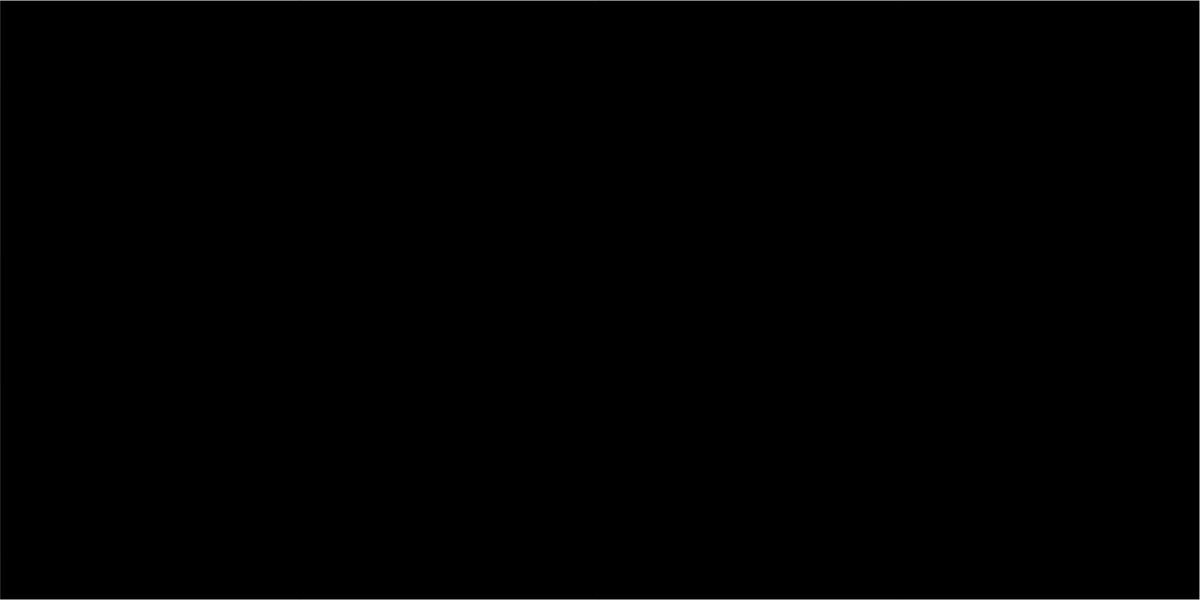
Frame 1 (no input)
Frame 60 (no input): identical to frame 1, image omitted
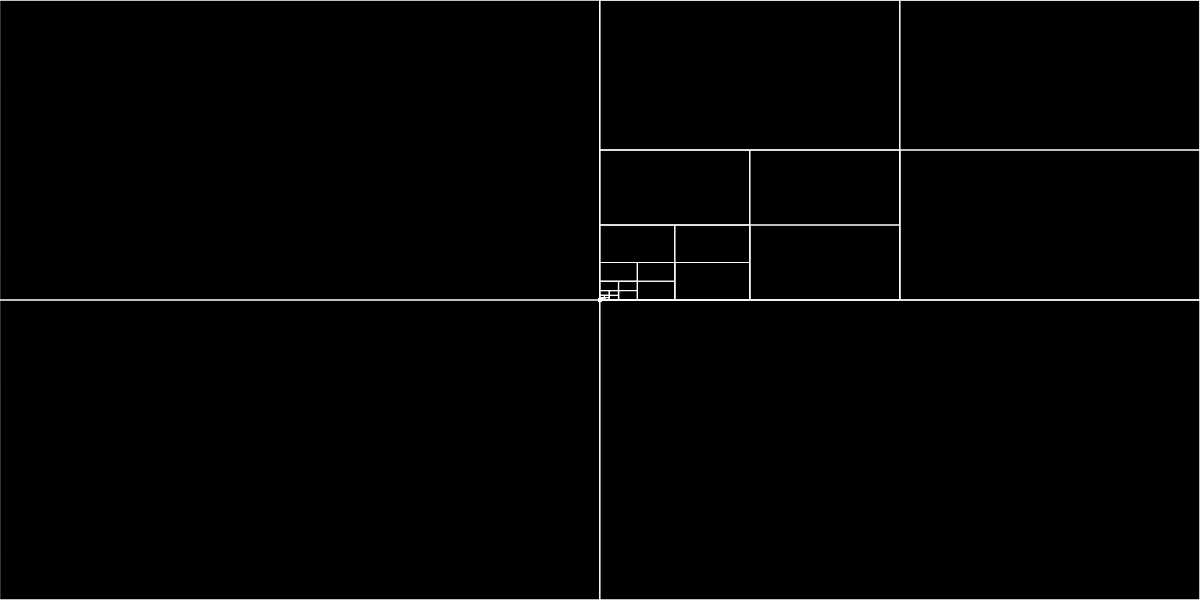
Frame 120 (the mouse pressed at the canvas centre since frame 60)

The p5.js sketch that drew these frames (run headless with seeded random() and noise() and a simulated clock; from frame 60 on, the mouse is pressed at the canvas centre):

// p5.js sketch
// ── sketch.js
let qTree;
let countPoints;

function setup() {
  // put setup code here
  createCanvas(1200,600);


  let boundary = new Rectangle(600,300,600,300);
  qTree = new QuadTree(boundary, 10);

  // Random point generation
  /*
  for (let i = 0; i < 500; i++){
    let p = new Point(random(width), random(height));
    //console.log(p)
    qTree.insert(p)
  }
  */

}

function draw() {
  // put drawing code here
  if (mouseIsPressed) {
    let m = new Point(mouseX, mouseY);
    qTree.insert(m);
    countPoints++;
    console.log(countPoints);
  }
  background(0);
  qTree.show();
}
// ── QuadTree.js
class Point {
    constructor(x,y) {
        this.x = x;
        this.y = y;
    }
}

class Rectangle {
    // x,y are the center of the square
    // halfW, halfH is half the width or half the height
    constructor(x,y,halfW,halfH) {
        this.x = x;
        this.y = y;
        this.halfW = halfW;
        this.halfH = halfH;
    }

    contains(point){
        // return true if inside this rectangle
        return(point.x >= this.x - this.halfW &&
            point.x <= this.x + this.halfW &&
            point.y >= this.y - this.halfH &&
            point.y <= this.y + this.halfH);
    }
}

class QuadTree {
    constructor (boundary, n) {
        this.boundary = boundary;
        this.capacity = n
        this.points = [];
        this.divided = false;
    }

    insert(point) {

        if (!this.boundary.contains(point)) {
            return false;
        }

        if(this.points.length < this.capacity){
            this.points.push(point);
            return true;
        } else {
            if (!this.divided) {
                this.subdivide();
                this.divided = true;
            }
            if (this.northeast.insert(point)) {
                return true;
            } else if (this.northwest.insert(point)){
                return true;
            } else if (this.southeast.insert(point)){
                return true;
            } else if (this.southwest.insert(point)) {
                return true;
            }
        }
    }

    subdivide(){
        let x = this.boundary.x
        let y = this.boundary.y
        let halfW = this.boundary.halfW
        let halfH = this.boundary.halfH
    
        let ne = new Rectangle(x + halfW/2, y - halfH/2, halfW/2, halfH / 2)
        this.northeast = new QuadTree(ne,this.capacity);        
        let nw = new Rectangle(x - halfW /2, y - halfH/2, halfW/2, halfH / 2)
        this.northwest = new QuadTree(nw, 4);        
        let se = new Rectangle(x + halfW /2, y + halfH/2, halfW/2, halfH / 2)
        this.southeast = new QuadTree(se, 4);        
        let sw = new Rectangle(x - halfW /2, y + halfH/2, halfW/2, halfH / 2)
        this.southwest = new QuadTree(sw, 4);        

    }

    show(){
        stroke(255);
        strokeWeight(1);
        noFill();
        rectMode(CENTER);
        rect(this.boundary.x, this.boundary.y, this.boundary.halfW * 2, this.boundary.halfH * 2);
        if (this.divided) {
            this.northeast.show();
            this.northwest.show();
            this.southeast.show();
            this.southwest.show();
        }
        for (let p of this.points) {
            strokeWeight(4);
            point(p.x, p.y);
        }
    }
}
